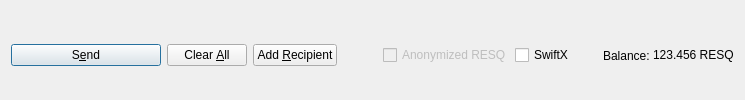
         <widget class="QFrame" name="frame_Send">
          <layout class="QHBoxLayout" name="horizontalLayout">
           <property name="bottomMargin">
            <number>0</number>
           </property>
           <item>
            <widget class="QPushButton" name="sendButton">
             <property name="minimumSize">
              <size>
               <width>150</width>
               <height>0</height>
              </size>
             </property>
             <property name="toolTip">
              <string>Confirm the send action</string>
             </property>
             <property name="text">
              <string>S&amp;end</string>
             </property>
             <property name="icon">
              <iconset resource="../resq.qrc">
               <normaloff>:/icons/send</normaloff>:/icons/send</iconset>
             </property>
             <property name="autoDefault">
              <bool>false</bool>
             </property>
             <property name="default">
              <bool>true</bool>
             </property>
            </widget>
           </item>
           <item>
            <widget class="QPushButton" name="clearButton">
             <property name="sizePolicy">
              <sizepolicy hsizetype="Minimum" vsizetype="Fixed">
               <horstretch>0</horstretch>
               <verstretch>0</verstretch>
              </sizepolicy>
             </property>
             <property name="toolTip">
              <string>Clear all fields of the form.</string>
             </property>
             <property name="text">
              <string>Clear &amp;All</string>
             </property>
             <property name="icon">
              <iconset resource="../resq.qrc">
               <normaloff>:/icons/remove</normaloff>:/icons/remove</iconset>
             </property>
             <property name="autoDefault">
              <bool>false</bool>
             </property>
            </widget>
           </item>
           <item>
            <widget class="QPushButton" name="addButton">
             <property name="toolTip">
              <string>Send to multiple recipients at once</string>
             </property>
             <property name="text">
              <string>Add &amp;Recipient</string>
             </property>
             <property name="icon">
              <iconset resource="../resq.qrc">
               <normaloff>:/icons/add</normaloff>:/icons/add</iconset>
             </property>
             <property name="autoDefault">
              <bool>false</bool>
             </property>
            </widget>
           </item>
           <item>
            <spacer name="horizontalSpacer">
             <property name="orientation">
              <enum>Qt::Horizontal</enum>
             </property>
             <property name="sizeHint" stdset="0">
              <size>
               <width>40</width>
               <height>20</height>
              </size>
             </property>
            </spacer>
           </item>
           <item>
            <layout class="QHBoxLayout" name="horizontalLayout_2">
             <property name="spacing">
              <number>3</number>
             </property>
             <item>
              <widget class="QCheckBox" name="checkzRESQ">
               <property name="enabled">
                <bool>false</bool>
               </property>
               <property name="text">
                <string>Anonymized RESQ</string>
               </property>
              </widget>
             </item>
             <item>
              <widget class="QCheckBox" name="checkSwiftTX">
               <property name="enabled">
                <bool>true</bool>
               </property>
               <property name="minimumSize">
                <size>
                 <width>85</width>
                 <height>0</height>
                </size>
               </property>
               <property name="text">
                <string>SwiftX</string>
               </property>
              </widget>
             </item>
             <item>
              <widget class="QLabel" name="label">
               <property name="text">
                <string>Balance:</string>
               </property>
              </widget>
             </item>
             <item>
              <widget class="QLabel" name="labelBalance">
               <property name="sizePolicy">
                <sizepolicy hsizetype="Preferred" vsizetype="Fixed">
                 <horstretch>0</horstretch>
                 <verstretch>0</verstretch>
                </sizepolicy>
               </property>
               <property name="cursor">
                <cursorShape>IBeamCursor</cursorShape>
               </property>
               <property name="text">
                <string notr="true">123.456 RESQ</string>
               </property>
               <property name="textInteractionFlags">
                <set>Qt::LinksAccessibleByMouse|Qt::TextSelectableByKeyboard|Qt::TextSelectableByMouse</set>
               </property>
              </widget>
             </item>
            </layout>
           </item>
          </layout>
         </widget>
